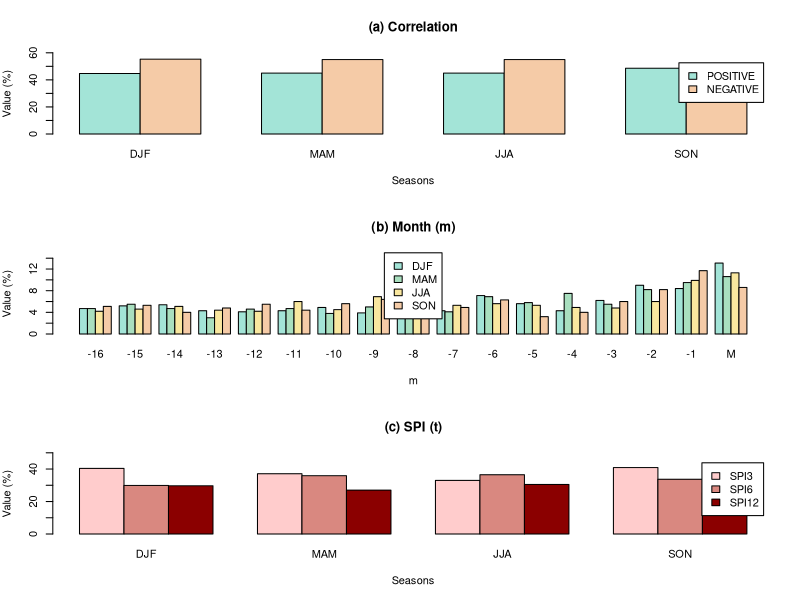
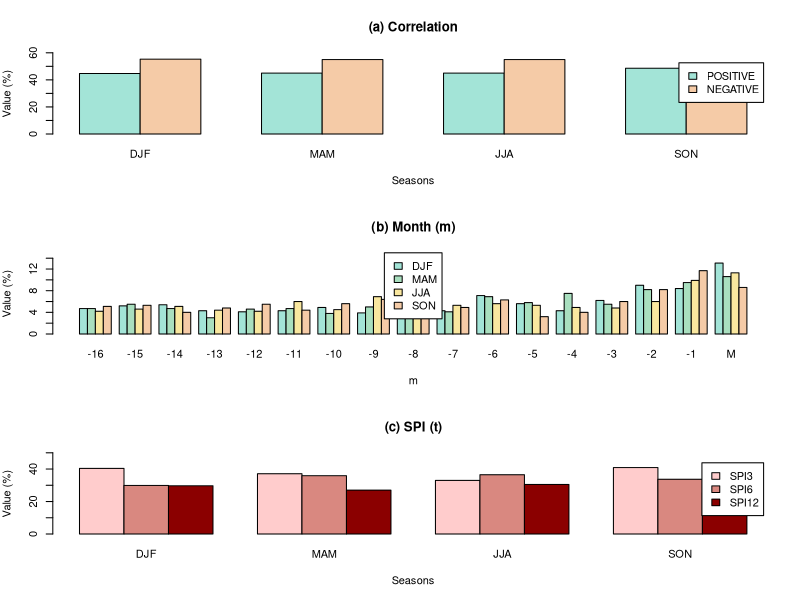

Recreate these plots in R, in order.
# Definir los datos
correlation_data <- data.frame(
  Seasons = c("DJF", "MAM", "JJA", "SON"),
  POSITIVE = c(44.7, 45, 45, 48.6),
  NEGATIVE = c(55.3, 55, 55, 51.4)
)

# Crear el primer gráfico (a) Correlation
par(mfrow=c(3,1), mar=c(5,4,4,2))

barplot(t(as.matrix(correlation_data[,2:3])), beside=TRUE, col=c("#A3E4D7", "#F5CBA7"), ylim=c(0,60),
        names.arg=correlation_data$Seasons, legend=c("POSITIVE", "NEGATIVE"), 
        main="(a) Correlation", xlab="Seasons", ylab="Value (%)")

# Definir los datos para el segundo gráfico
data2 <- data.frame(
  m = c(-16, -15, -14, -13, -12, -11, -10, -9, -8, -7, -6, -5, -4, -3, -2, -1, "M"),
  DJF = c(4.7, 5.2, 5.4, 4.3, 4.1, 4.3, 4.9, 3.9, 5.2, 4.3, 7.1, 5.6, 4.3, 6.2, 9, 8.4, 13.1),
  MAM = c(4.7, 5.5, 4.7, 3, 4.6, 4.7, 3.8, 5, 5.7, 4.1, 6.9, 5.8, 7.5, 5.5, 8.2, 9.5, 10.6),
  JJA = c(4.2, 4.6, 5.1, 4.4, 4.2, 6, 4.5, 6.9, 7.1, 5.3, 5.6, 5.3, 4.9, 4.8, 6, 9.9, 11.3),
  SON = c(5.1, 5.3, 4, 4.8, 5.5, 4.4, 5.6, 6.4, 5.9, 4.9, 6.3, 3.2, 4, 6, 8.2, 11.7, 8.6)
)

# Crear el segundo gráfico (b) Month (m)
barplot(t(as.matrix(data2[,2:5])), beside=TRUE, col=c("#A3E4D7", "#A9DFBF", "#F9E79F", "#F5CBA7"), 
        ylim=c(0,15), names.arg=data2$m, legend=c("DJF", "MAM", "JJA", "SON"),
        main="(b) Month (m)", xlab="m", ylab="Value (%)", args.legend=list(x="top"))

# Definir los datos para el tercer gráfico
data3 <- data.frame(
  Seasons = c("DJF", "MAM", "JJA", "SON"),
  SPI3 = c(40.4, 37.1, 33, 40.9),
  SPI6 = c(29.9, 35.9, 36.5, 33.7),
  SPI12 = c(29.7, 27, 30.5, 25.4)
)

# Crear el tercer gráfico (c) SPI (t)
barplot(t(as.matrix(data3[,2:4])), beside=TRUE, col=c("#FFCCCC", "#D98880", "#8B0000"), 
        ylim=c(0,50), names.arg=data3$Seasons, legend=c("SPI3", "SPI6", "SPI12"), 
        main="(c) SPI (t)", xlab="Seasons", ylab="Value (%)")

# Guardar la gráfica combinada en un archivo PDF
# pdf("combined_plots.pdf", width=8, height=14)
par(mfrow=c(3,1), mar=c(5,4,4,2))

barplot(t(as.matrix(correlation_data[,2:3])), beside=TRUE, col=c("#A3E4D7", "#F5CBA7"), ylim=c(0,60),
        names.arg=correlation_data$Seasons, legend=c("POSITIVE", "NEGATIVE"), 
        main="(a) Correlation", xlab="Seasons", ylab="Value (%)")

barplot(t(as.matrix(data2[,2:5])), beside=TRUE, col=c("#A3E4D7", "#A9DFBF", "#F9E79F", "#F5CBA7"), 
        ylim=c(0,15), names.arg=data2$m, legend=c("DJF", "MAM", "JJA", "SON"),
        main="(b) Month (m)", xlab="m", ylab="Value (%)", args.legend=list(x="top"))

barplot(t(as.matrix(data3[,2:4])), beside=TRUE, col=c("#FFCCCC", "#D98880", "#8B0000"), 
        ylim=c(0,50), names.arg=data3$Seasons, legend=c("SPI3", "SPI6", "SPI12"), 
        main="(c) SPI (t)", xlab="Seasons", ylab="Value (%)")

dev.off()

